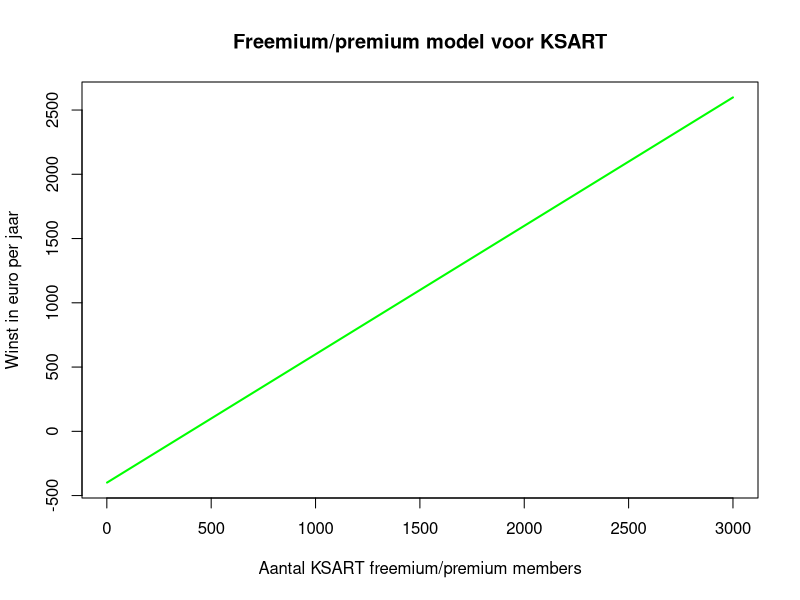

Source code (R):
#Freemium patroon formule uit Business model generatie bladzijde 103

#Aantal gebruikers in gebruikersbestand
gebruikers = 1:3000
#Percentage van premium gebruikers in gebruikersbestand
premium_gebruikers = 0.2
#Percentage van freemium gebruikers in gebruikersbestand
freemium_gebruikers = 0.8
#Toetreden tot het gebruikersbestand ratio
groei_ratio = 1.01
#Uitstappen uit het gebruikersbestand ratio
churn_ratio = 0.99

#Financiele aspect dienst, unit uitgedrukt in "bedrag in euro per jaar"
prijs_premium = 30
kosten_freemium = 5
kosten_premium = 5
vaste_kosten = 100
aquisitie_kosten = 300

#Inkomsten van de dienst
inkomsten = (gebruikers * premium_gebruikers * prijs_premium) * groei_ratio * churn_ratio

#Kosten van de dienst
kosten = (gebruikers * freemium_gebruikers * kosten_freemium) + (gebruikers * premium_gebruikers * kosten_premium)

#Operationele winst aan de dienst
winst = inkomsten - kosten - vaste_kosten - aquisitie_kosten

#Plot de winst per gebruikers aantal
plot(winst,
     main="Freemium/premium model voor KSART",
     xlab="Aantal KSART freemium/premium members",
     ylab="Winst in euro per jaar",
     type="l",
     lwd=2,
     col="green")